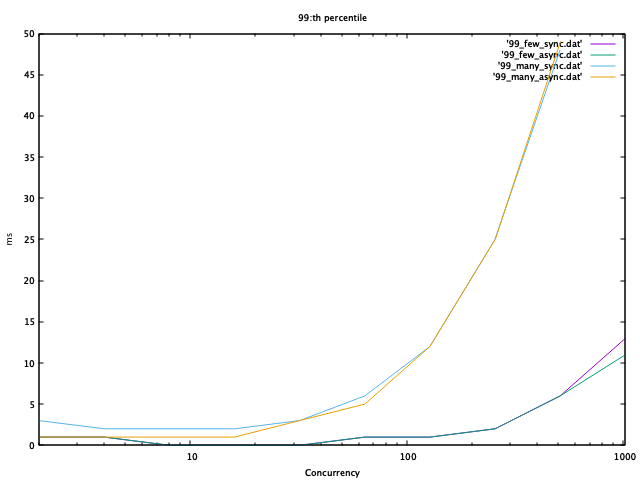

The script that drew this image:
set title "99:th percentile"
set logscale x
set ylabel "ms"
set xlabel "Concurrency"
plot '99_few_sync.dat' with lines, '99_few_async.dat' with lines, '99_many_sync.dat' with lines, '99_many_async.dat' with lines;
